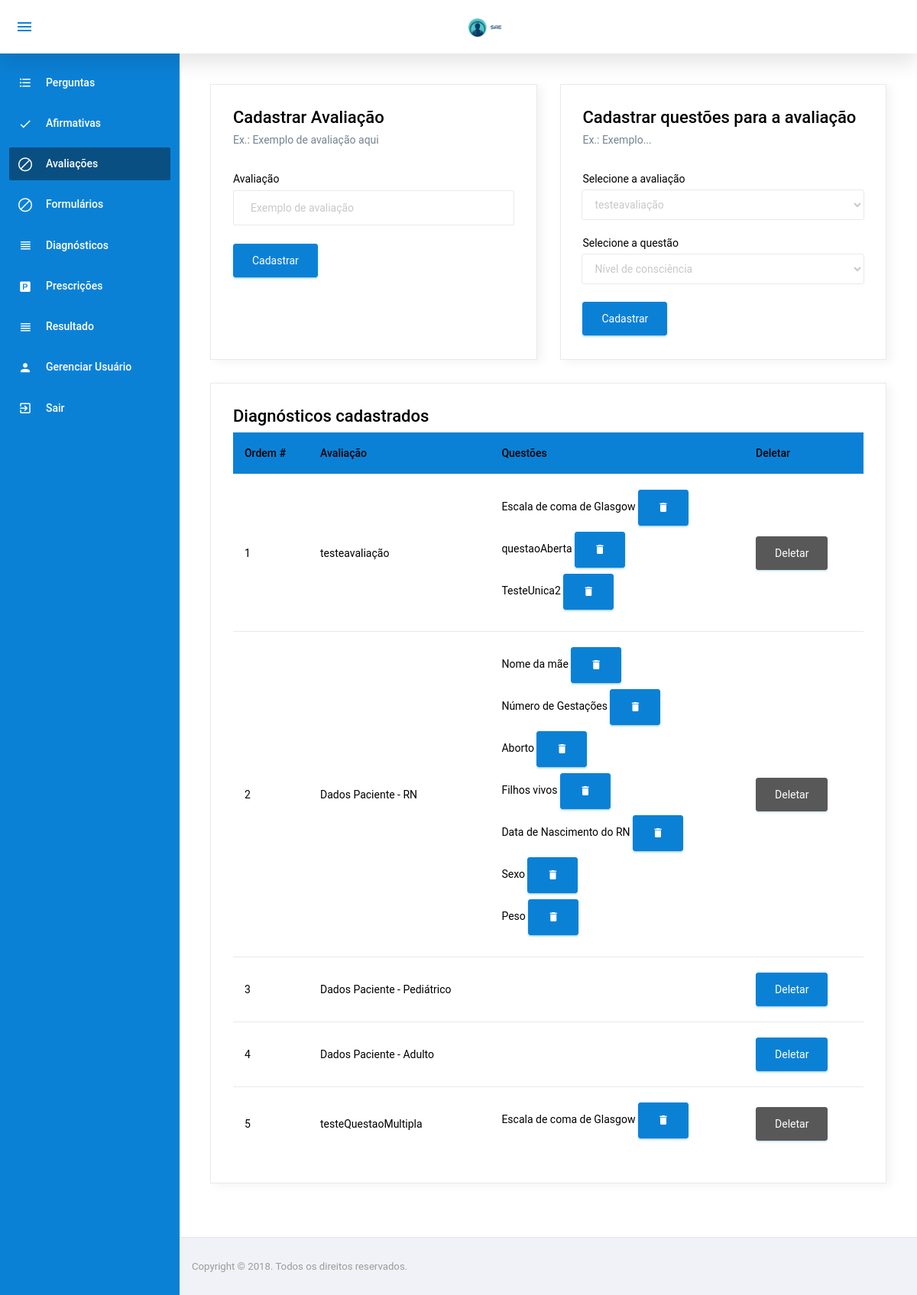
The app's page /avaliacao/Avaliacao.php (signed in) with its own data.
### tables this page shows
CREATE TABLE `avaliacao` (
  `IdAvaliacao` int(11) NOT NULL,
  `Descricao` varchar(100) NOT NULL
);

CREATE TABLE `avaliacaoquestao` (
  `IdQuestao` int(11) NOT NULL,
  `IdAvaliacao` int(11) NOT NULL
);

CREATE TABLE `questao` (
  `IdQuestao` int(11) NOT NULL,
  `IdTipoQuestao` tinyint(4) NOT NULL,
  `Descricao` varchar(300) NOT NULL,
  `PossuiOutro` char(1) NOT NULL
);

### config/BD.php (called while the page is built, shortened)
<?php
	class BancoDados{
		public static function obterConexao(){
			if(isset($conexao) == false){
				$conexao = new PDO("mysql:dbname=u989534060_sae;host=localhost","root","",array(PDO::MYSQL_ATTR_INIT_COMMAND => "SET NAMES utf8"));
				$conexao->setAttribute(PDO::ATTR_ERRMODE, PDO::ERRMODE_EXCEPTION);
			}
			return $conexao;
		}
	}
?>

### model/AvaliacaoModel.php (called while the page is built, shortened)
<?php
	require_once $_SERVER["DOCUMENT_ROOT"] . "/sae/config/BD.php";
	class AvaliacaoModel{
		private $bd;
		 function __construct(){
		 	$this->bd = BancoDados::obterConexao();
		 }
		 public function listarTodos(){
		 	$listar = $this->bd->query("SELECT * from avaliacao");
		 	$res = $listar->fetchAll(PDO::FETCH_ASSOC);
		 	return $res;
         }
	}
?>

### model/AvaliacaoQuestaoModel.php (called while the page is built, shortened)
<?php
	require_once $_SERVER["DOCUMENT_ROOT"] . "/sae/config/BD.php";
	class AvaliacaoQuestaoModel{
		private $bd;
		 function __construct(){
		 	$this->bd = BancoDados::obterConexao();
		 }
		 public function listarTodasQuestoes($idAvaliacao){
			$listarTodasQuestoes = $this->bd->query("SELECT * from avaliacaoquestao WHERE idAvaliacao = " . $idAvaliacao);
			$res = $listarTodasQuestoes->fetchAll(PDO::FETCH_ASSOC);
			return $res;
		 }
	}
?>

### model/QuestaoModel.php (called while the page is built, shortened)
<?php
	require_once $_SERVER["DOCUMENT_ROOT"] . "/sae/config/BD.php";
	class QuestaoModel{
		private $bd;
		 function __construct(){
		 	$this->bd = BancoDados::obterConexao();
		 }
		public function listarID($idQuestao){
            $listarUm = $this->bd->prepare("SELECT * from questao where idQuestao = :idQuestao");
            $listarUm->bindParam(":idQuestao", $idQuestao, PDO::PARAM_INT);
            $listarUm->execute();
            $res = $listarUm->fetch(PDO::FETCH_ASSOC);
            return $res;
         }
	}
?>

### avaliacao/TabelaAvaliacao.php (the view, shortened to what this page needs)
<?php
    $avaliacaoQuestao = new AvaliacaoQuestaoModel();
    $questao = new QuestaoModel();
?>
<div class="card">
    <div class="card-body">
        <h4>Diagnósticos cadastrados</h4>
        <div class="table-responsive">
            <table id="order-listing" class="table">
                <thead>
                    <tr>
                        <th>Ordem #</th>
                        <th>Avaliação</th>
                        <th>Questões</th>
                        <th>Deletar</th>
                    </tr>
                </thead>
                <tbody>
                    <?php
                            $ordem = 0;
                        foreach($resAvaliacao as $aval){
                        $ordem++;
                    ?>
                        <tr>
                            <td><?php echo $ordem;?></td>
                            <td><?php echo $aval['Descricao'];?></td>
                            <td>
                                    <?php
                                            $resAvalQuestao = $avaliacaoQuestao->listarTodasQuestoes($aval['IdAvaliacao']);
                                            foreach($resAvalQuestao as $avalQuest){
                                                $resQuestaoDescricao = $questao->listarID($avalQuest['IdQuestao']);
                                    ?>
                                    <form method="post" action="../controller/AvaliacaoQuestaoController.php?acao=deletar">
                                        <div class="row">
                                            <div class="col-12">
                                              <p><?php echo $resQuestaoDescricao['Descricao'];?> </li>  <button type="submit" class="btn btn-primary mr-2"><i class="mdi mdi-delete"></i></button> </p>
                                            </div>
                                        </div>
                                        </form>
                                    <?php } ?>
                            </td>
                            <td>
                                <form class="forms-sample" method="post" action="../controller/AvaliacaoController.php?acao=deletar">
                                    <button type="submit"
                                    <?php if(count($resAvalQuestao) > 0){
                                        echo "disabled";
                                    }?>
                                    class="btn btn-primary mr-2">Deletar</button>
                                </form>
                            </td>
                        </tr>
                    <?php } ?>
                </tbody>
            </table>
        </div>
    </div>
</div>

### records on screen
avaliacao: Descricao "testeavaliação"
avaliacaoquestao: IdQuestao.Descricao "Escala de coma de Glasgow"
avaliacaoquestao: IdQuestao.Descricao "questaoAberta"
avaliacaoquestao: IdQuestao.Descricao "TesteUnica2"
avaliacao: Descricao "Dados Paciente - RN"
avaliacaoquestao: IdQuestao.Descricao "Nome da mãe"
avaliacaoquestao: IdQuestao.Descricao "Número de Gestações"
avaliacaoquestao: IdQuestao.Descricao "Aborto"
avaliacaoquestao: IdQuestao.Descricao "Filhos vivos"
avaliacaoquestao: IdQuestao.Descricao "Data de Nascimento do RN"
avaliacaoquestao: IdQuestao.Descricao "Sexo"
avaliacaoquestao: IdQuestao.Descricao "Peso"
avaliacao: Descricao "Dados Paciente - Pediátrico"
avaliacao: Descricao "Dados Paciente - Adulto"
avaliacao: Descricao "testeQuestaoMultipla"
avaliacaoquestao: IdQuestao.Descricao "Escala de coma de Glasgow"

### other values on screen
form field idAvaliacao "testeavaliação"
form field idQuestao "Nível de consciência"
